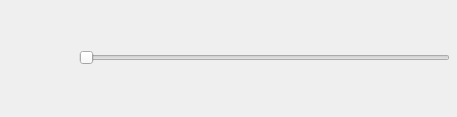
<?xml version="1.0" encoding="UTF-8"?>
<ui version="4.0">
 <class>SoundSliderWindow</class>
 <widget class="QWidget" name="SoundSliderWindow">
  <property name="windowModality">
   <enum>Qt::ApplicationModal</enum>
  </property>
  <property name="geometry">
   <rect>
    <x>0</x>
    <y>0</y>
    <width>457</width>
    <height>117</height>
   </rect>
  </property>
  <property name="windowTitle">
   <string>volume</string>
  </property>
  <widget class="QLabel" name="label">
   <property name="geometry">
    <rect>
     <x>9</x>
     <y>26</y>
     <width>64</width>
     <height>64</height>
    </rect>
   </property>
   <property name="sizePolicy">
    <sizepolicy hsizetype="Minimum" vsizetype="Minimum">
     <horstretch>0</horstretch>
     <verstretch>0</verstretch>
    </sizepolicy>
   </property>
   <property name="minimumSize">
    <size>
     <width>26</width>
     <height>26</height>
    </size>
   </property>
   <property name="text">
    <string/>
   </property>
  </widget>
  <widget class="QSlider" name="volumeSlider">
   <property name="geometry">
    <rect>
     <x>79</x>
     <y>50</y>
     <width>371</width>
     <height>16</height>
    </rect>
   </property>
   <property name="cursor">
    <cursorShape>ArrowCursor</cursorShape>
   </property>
   <property name="maximum">
    <number>100</number>
   </property>
   <property name="orientation">
    <enum>Qt::Horizontal</enum>
   </property>
  </widget>
 </widget>
 <resources/>
 <connections/>
</ui>
